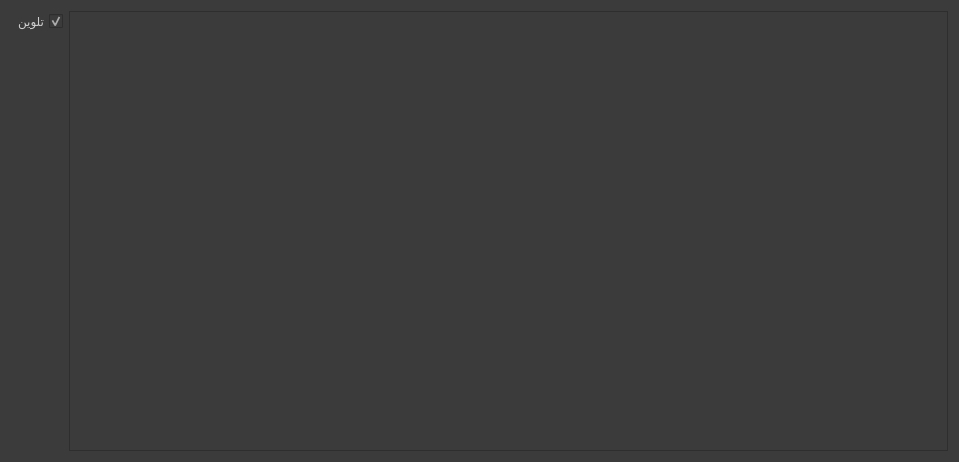
<?xml version="1.0" encoding="UTF-8"?>
<ui version="4.0">
 <class>DetailedWordDisplayDialog</class>
 <widget class="QDialog" name="DetailedWordDisplayDialog">
  <property name="windowModality">
   <enum>Qt::NonModal</enum>
  </property>
  <property name="geometry">
   <rect>
    <x>0</x>
    <y>0</y>
    <width>959</width>
    <height>462</height>
   </rect>
  </property>
  <property name="windowTitle">
   <string>Dialog</string>
  </property>
  <property name="layoutDirection">
   <enum>Qt::RightToLeft</enum>
  </property>
  <property name="styleSheet">
   <string notr="true">background-color: rgb(59, 59, 59);
color: rgb(207, 207, 207);
font: 400 20pt &quot;Calibri&quot;;</string>
  </property>
  <property name="locale">
   <locale language="English" country="UnitedStates"/>
  </property>
  <property name="sizeGripEnabled">
   <bool>false</bool>
  </property>
  <layout class="QVBoxLayout" name="verticalLayout_2">
   <item>
    <layout class="QHBoxLayout" name="horizontalLayout">
     <item>
      <widget class="QTextBrowser" name="textBrowser">
       <property name="cursor" stdset="0">
        <cursorShape>IBeamCursor</cursorShape>
       </property>
       <property name="styleSheet">
        <string notr="true">font-family: 'Noto Naskh Arabic'; font-size: 17pt;</string>
       </property>
       <property name="locale">
        <locale language="Arabic" country="Israel"/>
       </property>
      </widget>
     </item>
     <item>
      <layout class="QVBoxLayout" name="verticalLayout">
       <item>
        <widget class="QCheckBox" name="colorizeCheckbox">
         <property name="text">
          <string>تلوين</string>
         </property>
         <property name="checked">
          <bool>true</bool>
         </property>
        </widget>
       </item>
       <item>
        <spacer name="verticalSpacer">
         <property name="orientation">
          <enum>Qt::Vertical</enum>
         </property>
         <property name="sizeHint" stdset="0">
          <size>
           <width>20</width>
           <height>40</height>
          </size>
         </property>
        </spacer>
       </item>
      </layout>
     </item>
    </layout>
   </item>
  </layout>
 </widget>
 <resources/>
 <connections/>
</ui>
